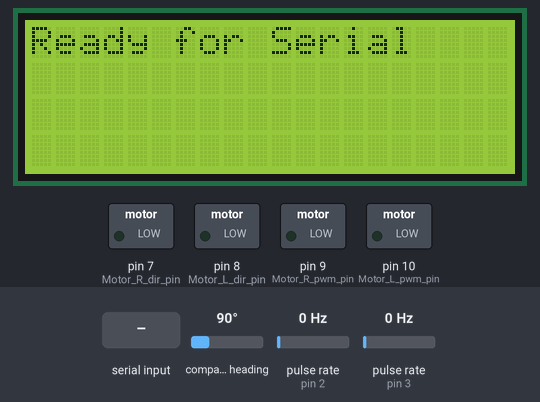
Simulated run of this sketch. Board: Arduino Mega 2560, built with avr-gcc and run on an emulated ATmega2560. Parts: 20×4 character LCD, switched loads named in the sketch (green lamp = pin HIGH). Wiring (inferred from the names in the program): 2 × pulse sensor: data pin 2 / data pin 3; CMPS compass at I2C address 0x60. Inputs (shaded band) come from the test bench; at power-on: pulse rate (sensors on pin 2, pin 3) 0 Hz, compass heading 90°. What the sketch prints to the serial monitor is not drawn.

Above: at 2.2 s.
2.3 s: "Move:1\n" received over Serial
At 2.7 s:
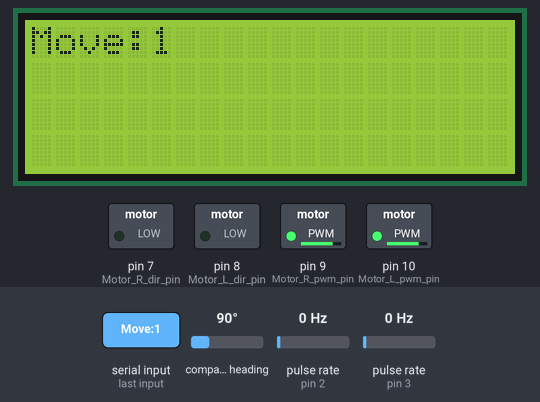
3.8 s: pulse rate (sensor on pin 2) set to 7 Hz
6.8 s: pulse rate (sensor on pin 2) set to 10 Hz
At 7.8 s:
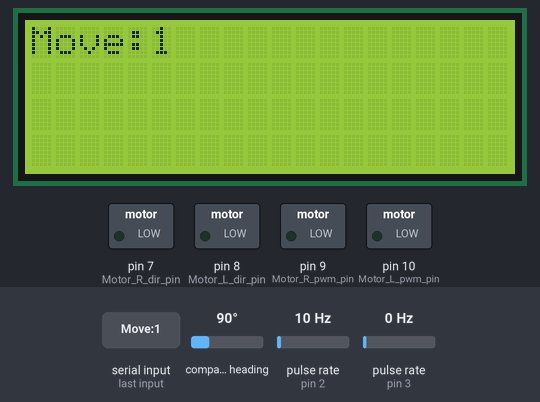
8.7 s: "TurnTo:90\n" received over Serial
At 10.1 s:
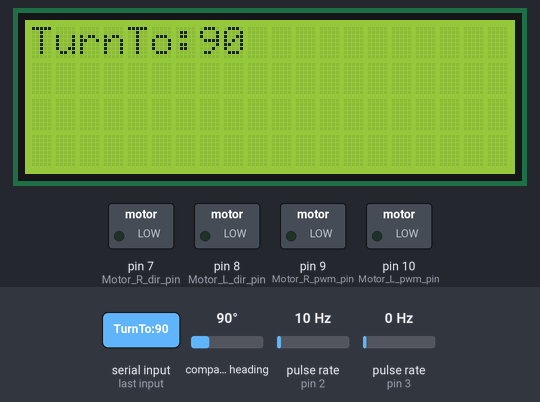
Timing chart, 0 to 11.7 s (numbered marks = the images above; inputs shaded):
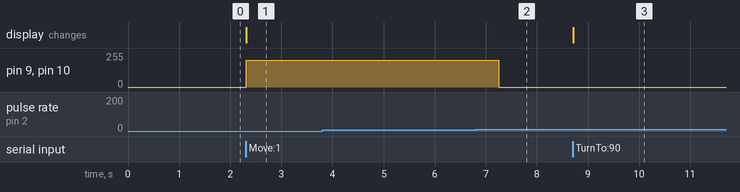

The sketch:

TurningDraft.ino
```cpp
#include <Wire.h>              // I2C library, needed for the compass
#include <LiquidCrystal.h>

// Initialized with specific pins: (RS, E, D4, D5, D6, D7)
LiquidCrystal lcd(37, 36, 35, 34, 33, 32);

// Motor pins
#define Motor_forward    0
#define Motor_return     1
#define Motor_L_dir_pin  8
#define Motor_R_dir_pin  7
#define Motor_L_pwm_pin  10
#define Motor_R_pwm_pin  9

// Encoder settings
const byte ENC_L_PIN = 2;
const byte ENC_R_PIN = 3;
const float PULSES_PER_CM = 13.5;
const int DRIVE_PWM = 200;          // driving speed (0-255)

// Compass settings
const byte CMPS14_ADDRESS = 0x60;   // I2C address of the compass
const byte REG_HEADING_8  = 0x01;   // register with the 8-bit heading (0-255)

// Turning settings
const int offset = 4;               // allowed heading error: +/- 4 degrees
const int TURN_PWM = 255;           // spin speed while turning
const int LOOP_DELAY_MS = 30;       // pause between compass checks while turning
const unsigned long TURN_TIMEOUT_MS = 10000; // maximum duration of one turn

// Pulse counters, changed inside interrupts so they must be volatile
volatile unsigned long encLeftCount  = 0;
volatile unsigned long encRightCount = 0;
void encLeftISR()  { encLeftCount++; }
void encRightISR() { encRightCount++; }

void setup(){
  Serial.begin(9600);

  lcd.begin(20, 4);     // Set for 20 columns and 4 rows
  Wire.begin();         // start I2C for the compass

  // Motor pins are outputs, encoder pins trigger an interrupt on every pulse
  pinMode(Motor_L_dir_pin, OUTPUT);
  pinMode(Motor_R_dir_pin, OUTPUT);
  pinMode(Motor_L_pwm_pin, OUTPUT);
  pinMode(Motor_R_pwm_pin, OUTPUT);
  pinMode(ENC_L_PIN, INPUT_PULLUP);
  pinMode(ENC_R_PIN, INPUT_PULLUP);
  attachInterrupt(digitalPinToInterrupt(ENC_L_PIN), encLeftISR, RISING);
  attachInterrupt(digitalPinToInterrupt(ENC_R_PIN), encRightISR, RISING);

  // Optional boot message on the screen
  lcd.setCursor(0, 0);
  lcd.print("Ready for Serial");

  Serial.println("Write something to the serial monitor.");
  delay(1000);          // Allow serial communication to stabilize at boot
}

void loop(){
  if (Serial.available() > 0){
    String message = Serial.readStringUntil('\n');
    Serial.print("Message received, content: ");
    Serial.println(message);

    // Commands: LCD, Move, Turn (relative), and TurnTo (absolute).
    int pos_lcd = message.indexOf("LCD");
    if (pos_lcd > -1) {
      Serial.println("Command = LCD");
      int pos_colon = message.indexOf(":");

      if (pos_colon > -1) {
        String textToPrint = message.substring(pos_colon + 1);
        lcd.clear();
        lcd.setCursor(0, 0);
        lcd.print(textToPrint);
        Serial.print("Printed to LCD: ");
        Serial.println(textToPrint);
      }
    }
    // drive command, e.g. Move:10 drives forward, Move:-10 drives backward
    else if (message.indexOf("Move") > -1) {
      Serial.println("Command = Move");
      int pos_colon = message.indexOf(":");

      if (pos_colon > -1) {
        int value = message.substring(pos_colon + 1).toInt();

        lcd.clear();                    // print the entire command on the LCD
        lcd.setCursor(0, 0);
        lcd.print(message);

        Serial.print("Driving cm: ");
        Serial.println(value);
        drive(value);                   // positive = forward, negative = backward
      }
    }
    // Absolute heading, e.g. TurnTo:0 faces north by the shortest route.
    else if (message.startsWith("TurnTo:")) {
      int value = message.substring(7).toInt();

      lcd.clear();
      lcd.setCursor(0, 0);
      lcd.print(message);

      Serial.print("Turning to heading: ");
      Serial.println(value);
      turnToHeading(value);
    }
    // Relative rotation: positive is clockwise, negative is counterclockwise.
    else if (message.startsWith("Turn:")) {
      int value = message.substring(5).toInt();

      lcd.clear();
      lcd.setCursor(0, 0);
      lcd.print(message);

      Serial.print("Turning by degrees: ");
      Serial.println(value);
      turnByDegrees(value);
    }
    else {
      Serial.println("No recognized command found, try LCD:Hello, Move:10, Turn:90 or TurnTo:0\n");
    }
  }
}

// Drives the given number of cm using encoder pulses
// positive value = forward, negative value = backward
void drive(int cm) {
  unsigned long targetPulses = (unsigned long)(abs(cm) * PULSES_PER_CM);
  byte dir = (cm >= 0) ? Motor_forward : Motor_return;   // negative = backward

  // Reset both pulse counters (interrupts paused while writing the 4-byte values)
  noInterrupts();
  encLeftCount = 0;
  encRightCount = 0;
  interrupts();

  digitalWrite(Motor_L_dir_pin, dir);
  digitalWrite(Motor_R_dir_pin, dir);
  analogWrite(Motor_L_pwm_pin, DRIVE_PWM);
  analogWrite(Motor_R_pwm_pin, DRIVE_PWM);

  // Drive until the average pulse count reaches the target
  // (10 s timeout so the car stops if an encoder is not counting or the car is stuck)
  unsigned long start = millis();
  while (millis() - start < 10000) {
    noInterrupts();
    unsigned long pulses = (encLeftCount + encRightCount) / 2;
    interrupts();
    if (pulses >= targetPulses) break;
  }

  analogWrite(Motor_L_pwm_pin, 0);   // stop the motors
  analogWrite(Motor_R_pwm_pin, 0);
}

// Turns through a signed angle, including full revolutions.
// Accumulating small heading changes preserves rotation across 0/360 degrees.
void turnByDegrees(int degrees) {
  stopMotors();

  const long requestedRotation = abs((long)degrees);
  if (requestedRotation <= offset) {
    return;
  }

  int previous = readCompass();
  if (previous == -1) {
    Serial.println("Compass read failed.");
    return;
  }

  const int direction = (degrees > 0) ? 1 : -1;
  long rotated = 0;
  unsigned long start = millis();

  while (rotated < requestedRotation - offset) {
    if (millis() - start >= TURN_TIMEOUT_MS) {
      stopMotors();
      Serial.println("Relative turn timed out.");
      return;
    }

    if (direction > 0) {
      turnRight();
    } else {
      turnLeft();
    }
    delay(LOOP_DELAY_MS);

    int current = readCompass();
    if (current == -1) {
      stopMotors();
      Serial.println("Compass read failed.");
      return;
    }

    rotated += direction * angleDiff(current, previous);
    previous = current;
  }
  stopMotors();
}

// Turns the car on the spot until the compass shows the target heading (+/- offset)
void turnToHeading(int target) {
  target %= 360;
  if (target < 0) {
    target += 360;
  }

  unsigned long start = millis();
  while (true) {
    if (millis() - start >= TURN_TIMEOUT_MS) {
      stopMotors();
      Serial.println("Heading turn timed out.");
      return;
    }

    int current = readCompass();
    if (current == -1) break;                       // compass error: stop for safety

    // CHANGED: shortest way to the target instead of comparing the raw numbers
    int diff = angleDiff(target, current);          // positive = target is to the right

    if (abs(diff) <= offset) {
      break;                                        // close enough: done
    }

    if (diff > 0) {
      turnRight();
    } else {
      turnLeft();
    }
    delay(LOOP_DELAY_MS);
  }
  stopMotors();
}

// NEW: shortest way from the current heading to the target, from -180 to +180
// positive = target is to the right (clockwise), negative = target is to the left

int angleDiff(int target, int current) {
  int diff = (target - current) % 360;
  if (diff > 180)  diff -= 360;
  if (diff < -180) diff += 360;
  return diff;
}

// Reads the compass, returns the heading in degrees (0-359), or -1 on error
int readCompass() {
  Wire.beginTransmission((int)CMPS14_ADDRESS);
  Wire.write(REG_HEADING_8);
  if (Wire.endTransmission(false) != 0) {
    return -1;                                      // I2C communication error
  }

  Wire.requestFrom((int)CMPS14_ADDRESS, 1);
  if (Wire.available() >= 1) {
    byte heading8 = Wire.read();                    // 8-bit value, 0-255
    return (int)(heading8 * 360.0 / 256.0);         // 256 steps = 360 degrees
  }
  return -1;                                        // read failure
}

// Spin right on the spot: left wheel forward, right wheel backward
void turnRight() {
  digitalWrite(Motor_L_dir_pin, Motor_forward);
  digitalWrite(Motor_R_dir_pin, Motor_return);
  analogWrite(Motor_L_pwm_pin, TURN_PWM);
  analogWrite(Motor_R_pwm_pin, TURN_PWM);
}

// Spin left on the spot: left wheel backward, right wheel forward
void turnLeft() {
  digitalWrite(Motor_L_dir_pin, Motor_return);
  digitalWrite(Motor_R_dir_pin, Motor_forward);
  analogWrite(Motor_L_pwm_pin, TURN_PWM);
  analogWrite(Motor_R_pwm_pin, TURN_PWM);
}

// Stop both motors
void stopMotors() {
  analogWrite(Motor_L_pwm_pin, 0);
  analogWrite(Motor_R_pwm_pin, 0);
}
```

Measured:
- the behaviour switches between 8 and 9 Hz on pulse rate (sensor on pin 2) (found by bisection; images 1 and 2)
- after the input at 2.3 s, pin 9 (Motor_R_pwm_pin), pin 10 (Motor_L_pwm_pin): 0/255 → 200/255 at once; the display: changes at once (image 1)
- after the input at 3.8 s, every drawn part: stays the same
- after the input at 8.7 s, the display: changes at once (image 3)
